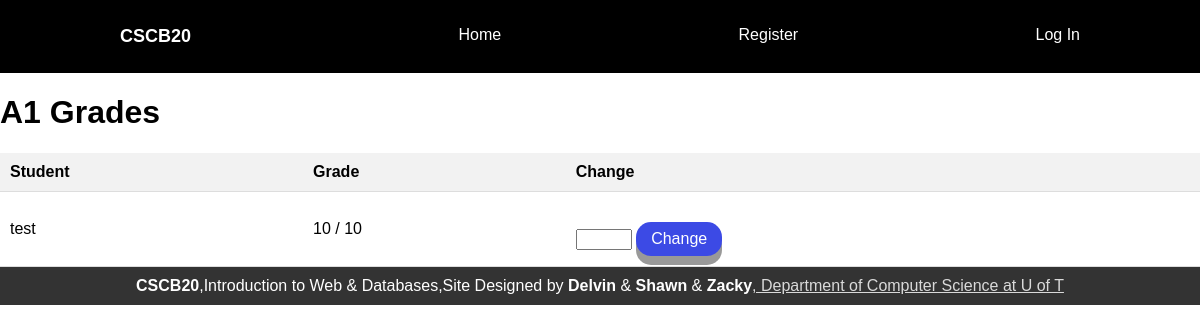
The app's page /A1_grades/assignments/instructor/ with its own data.
### app.py (models this page shows, shortened)
class Person(db.Model):
    __tablename__ = 'Person'
    id=db.Column(db.Integer, primary_key=True)
    username = db.Column(db.String(80), unique=True, nullable=False)
    email = db.Column(db.String(120), unique=True, nullable=False)
    password = db.Column(db.String(25), unique=False, nullable=False)
    userType = db.Column(db.String(25), unique=False, nullable=False)

class Grade(db.Model):
    __tablename__ = 'Grade'
    id = db.Column(db.Integer, primary_key=True)
    assignment_id = db.Column(db.Integer, db.ForeignKey('Assignment.id'), nullable=False)
    person_id = db.Column(db.Integer, db.ForeignKey('Person.id'), nullable=False)
    result = db.Column(db.Integer, unique=False, nullable=False)

### app.py (the view)
@app.route('/A1_grades/assignments/instructor/')
def instructor_A1_grades():
    assignment = Assignment.query.get(1)
    total_A1 = assignment.total
    all_grades = Grade.query.filter_by(assignment_id=1).all()
    all_person_ids = [grade.person_id for grade in all_grades]
    persons = Person.query.filter(Person.id.in_(all_person_ids)).all()
    usernames = [person.username for person in persons]
    grades_names = zip(all_grades, usernames)
    return render_template('instructor_A1_grades.html', grades_names=grades_names, total=total_A1)

### templates/instructor_A1_grades.html (shortened to what this page needs)
{% extends "layout.html" %}
{% block content %}
<body>
    <h1>A1 Grades</h1>
    <table>
        <thead>
            <tr>
                <th>Student</th>
                <th>Grade</th>
                <th>Change</th>
            </tr>
        </thead>
        <tbody>
            {% for grade, name in grades_names %}
            <tr>
                <td>{{ name }}</td>
                <td>{{ grade.result }} / {{ total }}</td>
                <td>
                    <form action="{{ url_for('update_grade_A1') }}" method="post">
                        <input type="number" name="new_grade" min="0" max="{{ total }}" required>
                        <button type="submit" class="button">Change</button>
                    </form>
                </td>
            </tr>
            {% endfor %}
        </tbody>
    </table>
</body>
{% endblock content %}

### static/css/style.css (style rules this page uses)
body { font-family: Arial, sans-serif; margin: 0; padding: 0; }
table { width: 100%; border-collapse: collapse; margin-top: 20px; }
th, td { padding: 10px; text-align: left; border-bottom: 1px solid #ddd; }
th { background-color: #f2f2f2; }
.button { display: inline-block; padding: 8px 15px; font-size: 16px; cursor: pointer; text-align: center; text-decoration: none; outline: none; color: #fff; background-color: #3c4ae5; border: none; border-radius: 15px; box-shadow: 0 9px #999; }
form { margin-top: 20px; }

### records on screen
Person: username "test", result "10", total "10"
